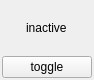
<?xml version="1.0" encoding="UTF-8"?>
<ui version="4.0">
 <class>Form</class>
 <widget class="QWidget" name="Form">
  <property name="enabled">
   <bool>true</bool>
  </property>
  <property name="geometry">
   <rect>
    <x>0</x>
    <y>0</y>
    <width>94</width>
    <height>80</height>
   </rect>
  </property>
  <property name="sizePolicy">
   <sizepolicy hsizetype="Minimum" vsizetype="Minimum">
    <horstretch>0</horstretch>
    <verstretch>0</verstretch>
   </sizepolicy>
  </property>
  <property name="maximumSize">
   <size>
    <width>1000</width>
    <height>1000</height>
   </size>
  </property>
  <property name="windowTitle">
   <string>Form</string>
  </property>
  <property name="autoFillBackground">
   <bool>false</bool>
  </property>
  <property name="styleSheet">
   <string notr="true">background-color:#EFEFEF</string>
  </property>
  <layout class="QVBoxLayout" name="verticalLayout">
   <property name="spacing">
    <number>0</number>
   </property>
   <property name="sizeConstraint">
    <enum>QLayout::SetDefaultConstraint</enum>
   </property>
   <property name="leftMargin">
    <number>0</number>
   </property>
   <property name="topMargin">
    <number>0</number>
   </property>
   <property name="rightMargin">
    <number>0</number>
   </property>
   <property name="bottomMargin">
    <number>0</number>
   </property>
   <item>
    <widget class="QWidget" name="widget" native="true">
     <property name="sizePolicy">
      <sizepolicy hsizetype="Minimum" vsizetype="Minimum">
       <horstretch>0</horstretch>
       <verstretch>0</verstretch>
      </sizepolicy>
     </property>
     <property name="maximumSize">
      <size>
       <width>1000</width>
       <height>1000</height>
      </size>
     </property>
     <property name="layoutDirection">
      <enum>Qt::LeftToRight</enum>
     </property>
     <layout class="QVBoxLayout" name="verticalLayout_2">
      <property name="spacing">
       <number>2</number>
      </property>
      <property name="sizeConstraint">
       <enum>QLayout::SetDefaultConstraint</enum>
      </property>
      <property name="leftMargin">
       <number>2</number>
      </property>
      <property name="topMargin">
       <number>2</number>
      </property>
      <property name="rightMargin">
       <number>2</number>
      </property>
      <property name="bottomMargin">
       <number>2</number>
      </property>
      <item alignment="Qt::AlignHCenter|Qt::AlignVCenter">
       <widget class="QLabel" name="label">
        <property name="sizePolicy">
         <sizepolicy hsizetype="MinimumExpanding" vsizetype="MinimumExpanding">
          <horstretch>0</horstretch>
          <verstretch>0</verstretch>
         </sizepolicy>
        </property>
        <property name="toolTip">
         <string>Click to apply filter</string>
        </property>
        <property name="text">
         <string>inactive</string>
        </property>
        <property name="alignment">
         <set>Qt::AlignLeading|Qt::AlignLeft|Qt::AlignVCenter</set>
        </property>
       </widget>
      </item>
      <item>
       <widget class="QPushButton" name="pushButton">
        <property name="text">
         <string>toggle</string>
        </property>
       </widget>
      </item>
     </layout>
    </widget>
   </item>
  </layout>
 </widget>
 <resources/>
 <connections/>
</ui>
